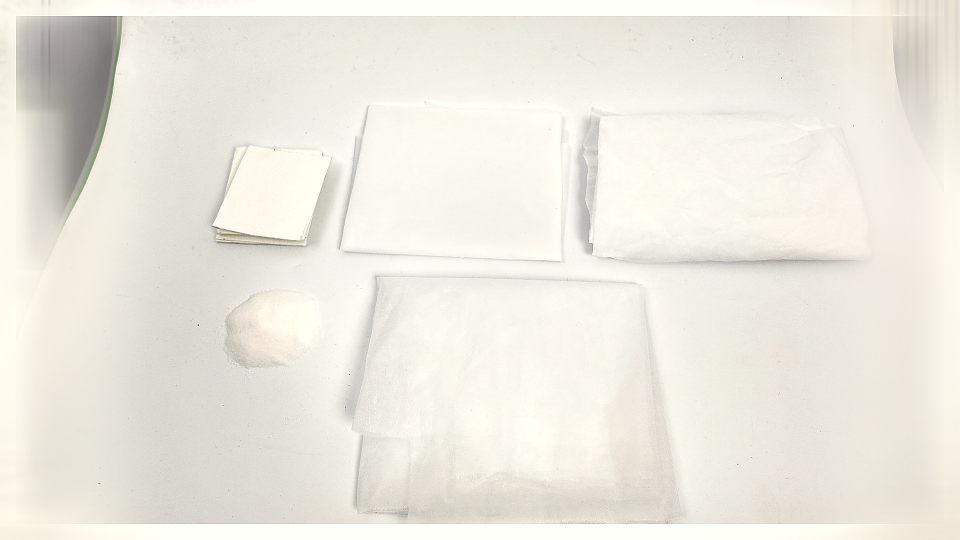
#> input picture website_ready/puppy-pad-raw-material-layers-overhead-01-blog_A_lifestyle.jpg, 1920 x 1080 px (shown at 1/2 size)
$ python design_website_assets.py --input-dir website_ready --output-dir out
#> lines starting #> are read from the running program, lines starting #| are printed output that depends on the picture
from __future__ import annotations

import argparse
from pathlib import Path

from PIL import Image, ImageDraw, ImageFilter, ImageOps


BG = (246, 247, 245)
LINE = (224, 227, 224)


def fit_image(source: Image.Image, size: tuple[int, int]) -> Image.Image:
    source = source.convert("RGB")
    fitted = ImageOps.contain(source, size, method=Image.Resampling.LANCZOS)
    canvas = Image.new("RGB", size, BG)
    canvas.paste(fitted, ((size[0] - fitted.width) // 2, (size[1] - fitted.height) // 2))
    return canvas


def paste_with_shadow(canvas: Image.Image, image: Image.Image, xy: tuple[int, int]) -> None:
    x, y = xy
    shadow = Image.new("RGBA", canvas.size, (0, 0, 0, 0))
    shadow_draw = ImageDraw.Draw(shadow)
    shadow_draw.rectangle((x + 10, y + 12, x + image.width + 10, y + image.height + 12), fill=(25, 35, 35, 30))
    shadow = shadow.filter(ImageFilter.GaussianBlur(16))
    canvas.paste(shadow, (0, 0), shadow)
    canvas.paste(image, (x, y))
    draw = ImageDraw.Draw(canvas)
    draw.rectangle((x - 1, y - 1, x + image.width, y + image.height), outline=LINE, width=2)


def save_jpg(image: Image.Image, path: Path) -> None:
    path.parent.mkdir(parents=True, exist_ok=True)
    image.save(path, format="JPEG", quality=93, subsampling=0, optimize=True, progressive=True)


def make_product_card(source: Image.Image) -> Image.Image:
    canvas = Image.new("RGB", (1600, 1200), BG)
    image = fit_image(source, (1504, 846))
    paste_with_shadow(canvas, image, ((1600 - image.width) // 2, (1200 - image.height) // 2))
    return canvas


def make_blog_banner(source: Image.Image) -> Image.Image:
    canvas = Image.new("RGB", (1920, 1080), BG)
    image = fit_image(source, (1856, 1016))
    paste_with_shadow(canvas, image, ((1920 - image.width) // 2, (1080 - image.height) // 2))
    return canvas


def make_collection_cover(sources: list[Image.Image]) -> Image.Image:
    canvas = Image.new("RGB", (1920, 1080), BG)
    tile_w, tile_h, gap = 576, 900, 32
    total_w = tile_w * 3 + gap * 2
    start_x = (1920 - total_w) // 2
    y = (1080 - tile_h) // 2
    for index, source in enumerate(sources[:3]):
        image = ImageOps.fit(source.convert("RGB"), (tile_w, tile_h), method=Image.Resampling.LANCZOS, centering=(0.5, 0.5))
        paste_with_shadow(canvas, image, (start_x + index * (tile_w + gap), y))
    return canvas


def main() -> None:
    parser = argparse.ArgumentParser(description="Create website-ready layouts from polished product photos")
    parser.add_argument("--input-dir", type=Path, required=True)
    parser.add_argument("--output-dir", type=Path, required=True)
    args = parser.parse_args()

    paths = sorted(args.input_dir.glob("*.jpg"))
    images: dict[str, Image.Image] = {}
    for path in paths:
        with Image.open(path) as source:
#> source is the input picture: PIL image 1920x1080 RGB; mean R, G, B 237.2, 233.3, 224.6
            images[path.name] = source.convert("RGB")

    for name, source in images.items():
        stem = Path(name).stem
        save_jpg(make_product_card(source), args.output_dir / "product-card-4x3" / f"{stem}-card.jpg")
        save_jpg(make_blog_banner(source), args.output_dir / "blog-banner-16x9" / f"{stem}-banner.jpg")
#> this loop made 2 passes

    raw_names = [name for name in images if name.startswith("puppy-pad-raw-material")]
#> raw_names = 2 items
    finished_names = [name for name in images if not name.startswith("puppy-pad-raw-material")]
#> finished_names = []
    save_jpg(
        make_collection_cover([images[name] for name in raw_names]),
        args.output_dir / "collection-covers" / "raw-materials-collection-cover.jpg",
    )
#> the loop in make_collection_cover, `for index, source in enumerate(sources[:3]):` made 2 passes
#> pass 1, in make_collection_cover, `image = ImageOps.fit(source.convert("RGB"), (tile_w, tile_h), method=I..`:
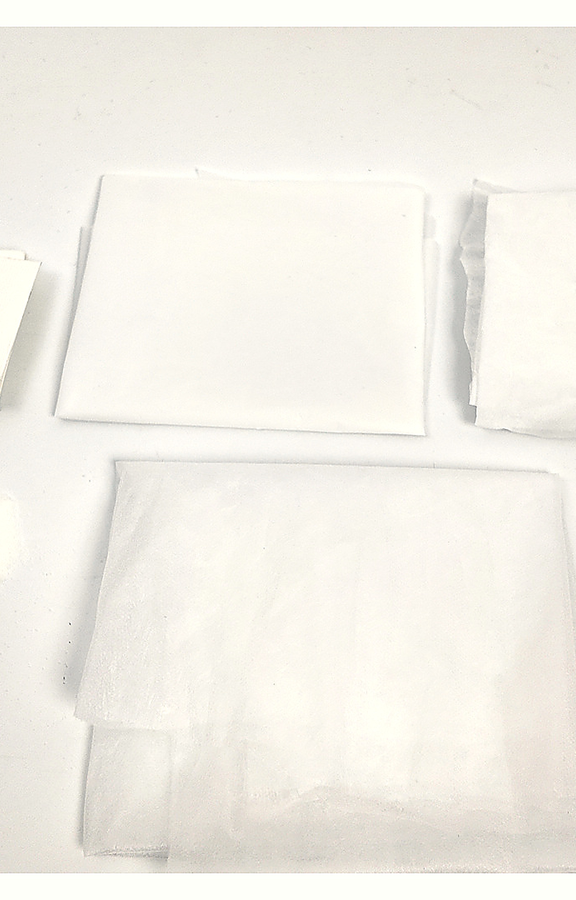
#> image: PIL image 576x900 RGB; mean R, G, B 243.3, 240, 231.7
#> pass 1, in paste_with_shadow (call 5), `shadow = shadow.filter(ImageFilter.GaussianBlur(16))`:
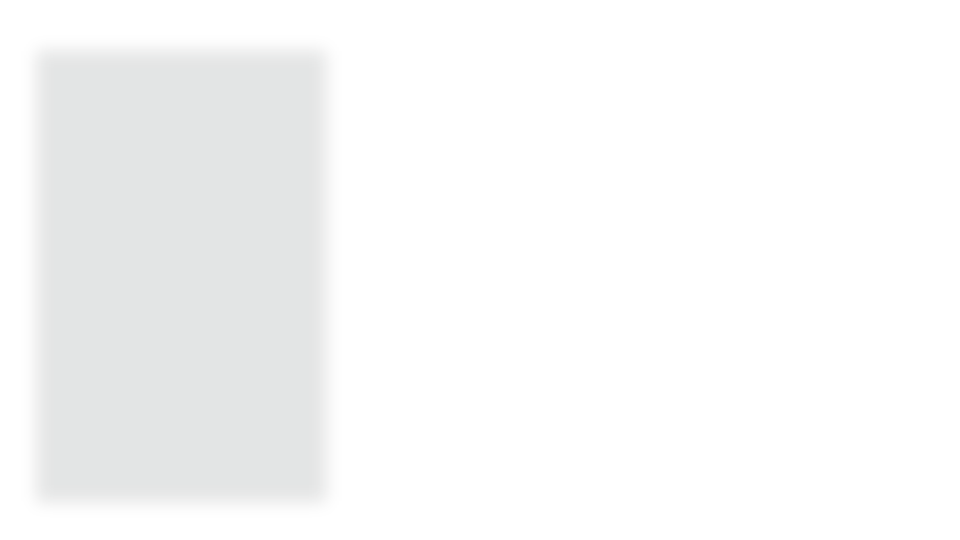
#> shadow: PIL image 1920x1080 RGBA (shown at 1/2 size); mean R, G, B, A 6.3, 8.8, 8.8, 7.5; transparent parts drawn white
#> pass 2, in make_collection_cover, `image = ImageOps.fit(source.convert("RGB"), (tile_w, tile_h), method=I..`:
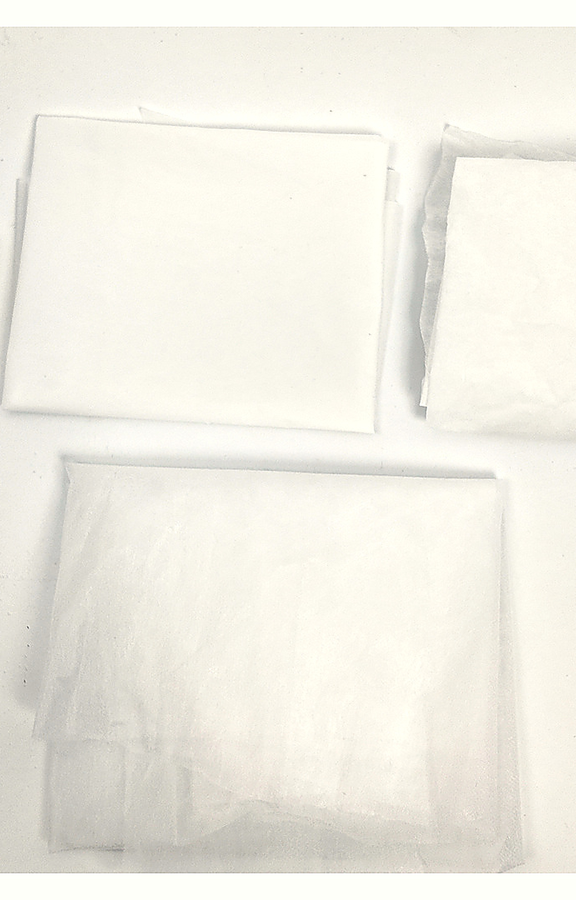
#> image: PIL image 576x900 RGB; mean R, G, B 240.9, 238.3, 228.3
#> after the loop in make_collection_cover, `for index, source in enumerate(sources[:3]):`:
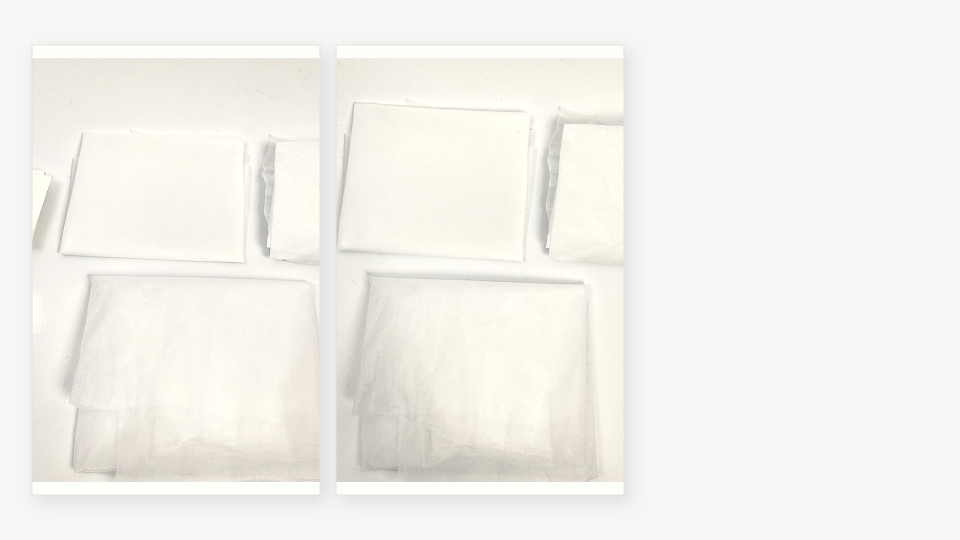
#> canvas: PIL image 1920x1080 RGB (shown at 1/2 size); mean R, G, B 243.3, 242.4, 236.8
    save_jpg(
        make_collection_cover([images[name] for name in finished_names]),
        args.output_dir / "collection-covers" / "finished-products-collection-cover.jpg",
    )
    print(f"Created {len(images)} product cards, {len(images)} blog banners, and 2 collection covers")
#| Created 2 product cards, 2 blog banners, and 2 collection covers


if __name__ == "__main__":
    main()
